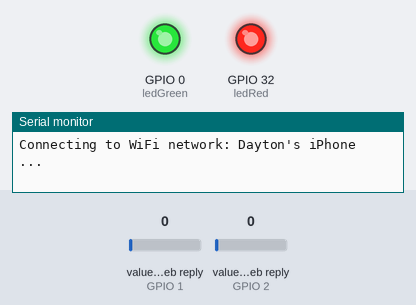
Simulated run of this sketch. Board: ESP32. Shown: output pins drawn as LEDs (lit = HIGH), the last lines printed to the serial monitor. Inputs (shaded band) come from the test bench; at power-on: value in the web reply (sensors on GPIO 1, GPIO 2) 0. WiFi joins after 1.5 s; servers stay silent unless stated; web services answer with replies made up by the test bench.

Above: at 3.9 s.
At 5.1 s:
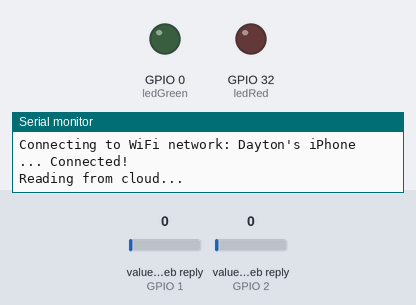
At 5.7 s:
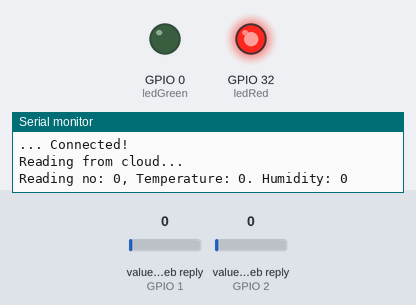
Timing chart, 0 to 7.2 s (numbered marks = the images above):
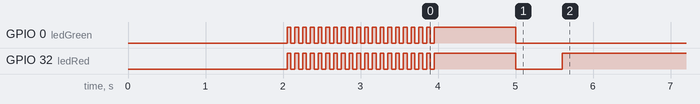

The sketch:

esp32_subscriber.ino
```cpp
#include "ThingSpeak.h"
#include <WiFi.h>

#define WIFI_SSID "Dayton's iPhone"             // WiFi network to connect
#define WIFI_PASSWORD "daytonflores"            // WiFi network's password to connect to

/**********************************************/
//             EDIT THESE VALUES              //
/**********************************************/
const int temperatureMin = 65;                  // user-defined low threshold for temperature reading from cloud
const int temperatureMax = 75;                  // user-defined high threshold for temperature reading from cloud
const int humidityMin = 20;                     // user-defined low threshold for humidity reading from cloud
const int humidityMax = 30;                     // user-defined high threshold for humidity reading from cloud
const int brightnessMin = 20;                   // user-defined low threshold for brightness reading from cloud
const int brightnessMax = 25;                   // user-defined high threshold for brightness reading from cloud
/**********************************************/
const int ledGreen = 0;                         // green LED is connected to Pin 0
const int ledRed = 32;                          // red LED is connected to Pin 32

int temperatureFromCloud;                       // used to store most recent temperature reading from cloud
int humidityFromCloud;                          // used to store most recent humidity reading from cloud
int brightnessFromCloud;                        // used to store most recent brightness reading from cloud

int readingNumber = 0;                          // used to count reading number

const int temperatureField = 1;                 // ThingSpeak field 1
const int humidityField = 2;                    // ThingSpeak field 2
const int brightnessField = 3;                  // ThingSpeak field 3
const char * myReadAPIKey = "CZ6BWKWYLUO28Y3C"; // ThingSpeak read API key
unsigned long myChannelID = 931142;             // ThingSpeak channel ID

WiFiClient client;                              // initialize ThingSpeak connection with WiFi client

void setup(){
  pinMode(ledGreen, OUTPUT);                // set Pin 0 as an output
  pinMode(ledRed, OUTPUT);                  // set Pin 32 as an output

  Serial.begin(9600);                       // initialize serial with baud 9600

  WiFi.mode(WIFI_STA);                      // WiFi mode set to Station

  digitalWrite(ledGreen, LOW);              // keep both LEDs off until connection to WiFi has been made
  digitalWrite(ledRed, LOW);                // keep both LEDs off until connection to WiFi has been made

  connectToWiFi(WIFI_SSID, WIFI_PASSWORD);  // connect to WiFi with credentials

  ThingSpeak.begin(client);                 // initialize ThingSpeak connection with WiFi client
}

void loop(){
  Serial.println("Reading from cloud...");

  temperatureFromCloud = ThingSpeak.readIntField(myChannelID, temperatureField, myReadAPIKey);  // store most recent temperature from ThingSpeak
  humidityFromCloud = ThingSpeak.readIntField(myChannelID, humidityField, myReadAPIKey);        // store most recent humidity from ThingSpeak
  //brightnessFromCloud = ThingSpeak.read(myChannelID, brightnessField, myReadAPIKey);            // store most recent brightness from ThingSpeak

  Serial.print("Reading no: ");
  Serial.print(readingNumber);
  Serial.print(", Temperature: ");
  Serial.print(temperatureFromCloud);
  Serial.print(". Humidity: ");
  Serial.println(humidityFromCloud);
  //Serial.print("%. Brightness: ");
  //Serial.println(brightnessFromCloud);
  Serial.println("\n");

  if( (temperatureMin < temperatureFromCloud) &&    // check if temperature reading from cloud is over the low threshold
      (temperatureFromCloud < temperatureMax) &&    // check if temperature reading from cloud is under the high threshold
      (humidityMin < humidityFromCloud) &&          // check if humidity reading from cloud is over the low threshold
      (humidityFromCloud < humidityMax)){ //&&      // check if humidity reading from cloud is under the high threshold
      //(brightnessMin < brightnessFromCloud) &&      // check if brightness reading from cloud is over the low threshold
      //(brightnessFromCloud < brightnessMax)){       // check if brightness reading from cloud is under the high threshold
    digitalWrite(ledGreen, HIGH);                   // turn on green LED to let user know all parameters have been met
    digitalWrite(ledRed, LOW);                      // turn off red LED to let user know all parameters have been met
  }
  else{                                             // otherwise
    digitalWrite(ledGreen, LOW);                    // turn off green LED to let user know all parameters have been met
    digitalWrite(ledRed, HIGH);                     // turn on red LED to let user know all parameters have been met
  }

  readingNumber++;                                  // increment reading number

  delay(15000);                                     // wait for 15 s (ThingSpeak cannot accept data more than once every 10 s)
}

void connectToWiFi(const char * ssid, const char * pwd){
  int ellipsesCounter = 0;                      // used to make output format nice while connecting

  Serial.print("Connecting to WiFi network: ");
  Serial.println(WIFI_SSID);

  WiFi.begin(ssid, pwd);                        // connect to WiFi using given credentials

  while(WiFi.status() != WL_CONNECTED){         // while ESP32 remains not connected from WiFi
    if(ellipsesCounter % 10 == 0){              // check if counter is multiple of 10
      Serial.println();                         // Serial println for nice format while connecting
    }
    Serial.print("... ");
    ellipsesCounter ++;                         // increment ellipsesCounter
    delay(2000);                                // wait for 2 s
  }

  for(int i = 0; i < 20; i++){                  // once connected to WiFi, enter loop
    digitalWrite(ledGreen, LOW);                // blink both LEDs off
    digitalWrite(ledRed, LOW);                  // blink both LEDs off
    delay(50);                                  // wait 50 ms
    digitalWrite(ledGreen, HIGH);               // blink both LEDs on
    digitalWrite(ledRed, HIGH);                 // blink both LEDs on
    delay(50);                                  // wait 50 ms
  }

  digitalWrite(ledGreen, HIGH);                 // turn on both LEDs
  digitalWrite(ledRed, HIGH);                   // turn on both LEDs
  delay(1000);                                  // for 1 s
  digitalWrite(ledGreen, LOW);                  // initialize both LEDs off after alerting user connection to WiFi has been made
  digitalWrite(ledRed, LOW);                    // initialize both LEDs off after alerting user connection to WiFi has been made

  Serial.println("Connected!");
  Serial.println();
}
```

Measured:
- by itself, GPIO 32 (ledRed): goes 18 × (LOW 0.05 s, HIGH 0.05 s), LOW 0.05 s, HIGH 1.1 s, LOW 0.60 s, then HIGH
